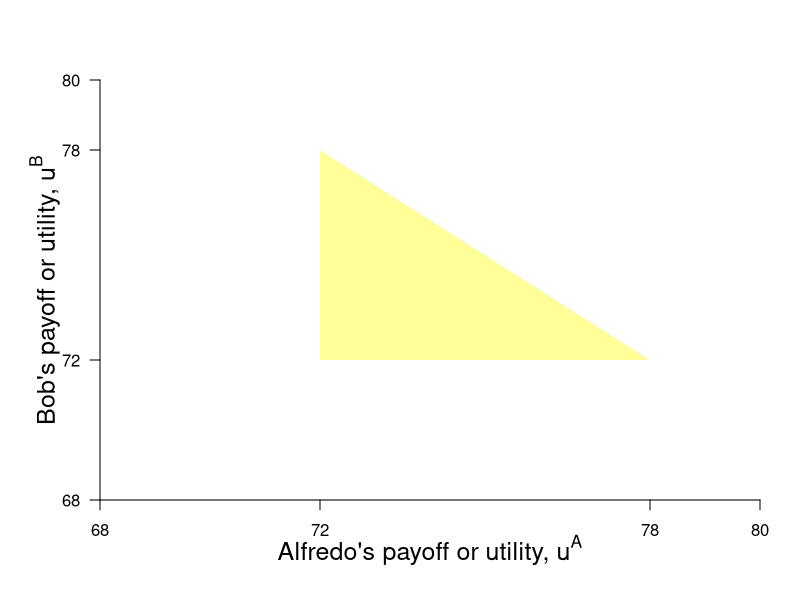

Recreate this plot in R. (Note: this script raises an error after producing the figure.)
require(ggplot2)
require(shape)
pdf(file = "society/upf_marshall.pdf", width = 9, height = 7)

#Set parameters for graphics
axislabelsize <- 1.5
labelsize <- 1.2
graphlinewidth <- 3
segmentlinewidth <- 2

COL <- c("#7fc97f", "#beaed4", "#fdc086", "#ffff99", "#386cb0", "#f0027f", "#bf5b17", "#666666")
COLA <- c("#e0f3db", "#99d8c9","#66c2a4","#41ae76", "#238b45", "#005824")
COLB <- c("#c6dbef", "#4eb3d3", "#2b8cbe", "#0868ac","#084081")
COLC <- c("#fcfbfd", "#efedf5", "#dadaeb", "#bcbddc", "#9e9ac8", "#807dba", "#6a51a3", "#54278f", "#3f007d")

par(mar =  c(5, 5, 4, 2))
xlims <- c(68, 80)
ylims <- c(68, 80)

production <- function(ea, eb){
  (15 - (1/4)*eb)*ea
}

uA1 <- function(ea, eb){
  (15 - (1/4)*eb)*ea - (1/2)*(ea)^2  
}

uB1 <- function(ea, eb){
  (15 - (1/4)*ea)*eb - (1/2)*(eb)^2  
}

uAalt <- function(ea, production){
  production - (1/2)*(ea)^2  
}

eA <- function(gamma, delta = 12){
  delta/(1 + gamma)
}

eAstar <- function(gamma, delta = 12){
  delta/(1 + 2*gamma)
}

upf <- function(uA, intercept = 150, slope = 1){
  intercept - slope*uA
}


#Plot command 
plot(68, 68, xlim = xlims, ylim = ylims, 
     type = "n",
     xlab = expression(paste("")),
     ylab = expression(paste("")), 
     axes = FALSE,
     # xlab = expression(paste("Bob's Payoff, ", u^B)),
     # ylab = expression(paste("Alfredo's Payoff, ", u^A)),
     #xaxt = "n", 
     #yaxt = "n", 
     cex.lab = axislabelsize, 
     bty = "n", 
     xaxs="i", 
     yaxs="i"
)


#Customize ticks and labels for the plot
# ticksy <- seq(ylims[1], ylims[2], 5)
# ylabels <- seq(ylims[1], ylims[2], 5)
# ticksx <- seq(xlims[1], xlims[2], 5)
# xlabels <- seq(xlims[1], xlims[2], 5)
ticksy <- c(68,  72, 78, ylims[2])
ylabels <- c(68, 72, 78, 80)
ticksx <- c(68, 72, 78, xlims[2])
xlabels <- c(68, 72, 78, 80)
axis(1, at = ticksx, pos = 68, labels = xlabels)
axis(2, at = ticksy, pos = 68, labels = ylabels, las = 1)
mtext(expression(paste("Alfredo's payoff or utility, ", u^A)), side=1, line = 2.5, cex = axislabelsize)
text(xlims[1] - 1, ylims[2] - 0.5*(ylims[2] - ylims[1]), expression(paste("Bob's payoff or utility, ", u^B)), xpd = TRUE, cex = axislabelsize, srt = 90) 

#Rent polygon
xrent <- c(72, 78, 72, 72)
yrent <- c(72, 72, 78, 72)
polygon(xrent, yrent, col=COL[4], density=NULL, border = NA)

npts <- 500 
xx1 <- seq(xlims[1], 72, length.out = npts)
xx2 <- seq(72, 78, length.out = npts)
xx3 <- seq(78, xlims[2], length.out = npts)
lines(xx1, upfP1(xx1), col = COLA[4], lwd = segmentlinewidth, lty = 2)
lines(xx2, upfP1(xx2), col = COLA[4], lwd = graphlinewidth)
lines(xx3, upfP1(xx3), col = COLA[4], lwd = segmentlinewidth, lty = 2)



#Lines for Fallback positions
segments(65, 72, xlims[2], 72, lty = 2, col = "darkgrey", lwd = segmentlinewidth)
text(79.25, 72.25, expression(paste("A's fallback")), cex = labelsize)
segments(72, 65, 72, ylims[2], lty = 2, col = "darkgrey", lwd = segmentlinewidth)
text(73, 79, expression(paste("B's fallback")), cex = labelsize)

segments(68, 78, 72, 78, lty = 2, col = "darkgrey", lwd = segmentlinewidth)
segments(78, 68, 78, 72, lty = 2, col = "darkgrey", lwd = segmentlinewidth)


#Add points a, b, c and c
points(70, 78, pch = 16, col = "black", cex = 1.5)
text(69.75, 77.75, expression(paste("d")))
points(75, 75, pch = 16, col = "black", cex = 1.5)
text(75.25, 75.25, expression(paste("c")))
points(78, 70, pch = 16, col = "black", cex = 1.5)
text(77.75, 69.75, expression(paste("b")))
points(72, 72, pch = 16, col = "black", cex = 1.5)
text(71.75, 71.75, expression(paste("a")))

points(72, 78, pch = 16, col = "black", cex = 1.5)
text(71.75, 77.75, expression(paste("f")))

points(78, 72, pch = 16, col = "black", cex = 1.5)
text(77.75, 71.75, expression(paste("i")))




points(77, 73, pch = 16, col = "black", cex = 1.5)
text(77.25, 73.25, expression(paste("h")))

points(73, 77, pch = 16, col = "black", cex = 1.5)
text(73.25, 77.25, expression(paste("g")))


#Label utility possibilities frontier
text(76, 78, expression(paste("Feasible Utility")), cex = labelsize)
text(76, 77.5, expression(paste("Frontier")), cex = labelsize)
Arrows(76, 77.2, 76, 74.4, col = "black", lty = 1, lwd = 2, arr.type = "triangle")

#Arrows and economic rent label
text(74, 74,  expression(paste("Economic Rent")), cex = labelsize)

dev.off()
